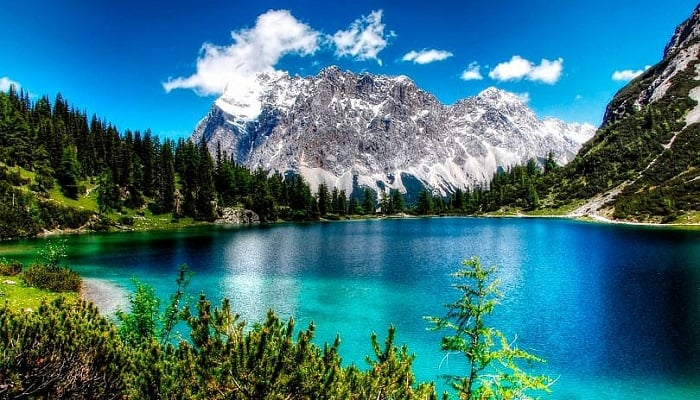
#> input picture data/image.jpg, 700 x 400 px, found by its file name
$ jupyter execute 6_4_Algoritmos_Extraccion_de_lineas_canny.ipynb   (shell and % lines are left out)
#> lines starting #> are read from the running program, lines starting #| are printed output that depends on the picture; after the words box and inside, x2 and y2 are one past the last pixel; in counts of white or black regions, pixels touching at a corner belong together
<a href="https://colab.research.google.com/github/rzunick/MNA-Vision-Computacional-Equipo-18/blob/main/6_4_Algoritmos_Extraccion_de_lineas_canny.ipynb" target="_parent"></a>

#**Maestría en Inteligencia Artificial Aplicada**
##**Curso: Visión Computacional para Imágenes y Video**
Tecnológico de Monterrey

Dr. Gilberto Ochoa Ruiz

##**Semana 6: Actividad Extracción de líneas con algoritmo de Canny**

##**Equipo 18**
**Integrantes del equipo:**
* Ronald David Zuniga - A01686240
* David Valles Canedo - A01191310
* Héctor Raúl Vázquez - A00565542
* Andrea Vázquez Tadeo - A01730613
* Miguel Angel Villanueva - A01793890

# 3. Sobel and Canny Edge Detection

## Table of Contents
1. [Libraries](#libraries)
2. [Sobel Edge Detection](#sobel)
3. [Canny Edge Detection](#canny)

## Importing Libraries <a class="anchor" id="libraries" ></a>

[cell 1]
import cv2
import skimage
import numpy as np
from scipy import ndimage
from skimage import exposure
from PIL import Image, ImageOps
import matplotlib.pyplot as plt
import matplotlib.image as mpimg
from scipy.ndimage.filters import convolve
from scipy.ndimage.filters import gaussian_filter as gauss
from scipy.ndimage.filters import median_filter as med

[cell 2]
#Código para importar carpeta de imágenes en Git-Hub

# Modificar las rutas locales incluyendo: /content/MNA-Vision-Computacional-Equipo-18/

## Sobel Edge Detection <a class="anchor" id="sobel" ></a>

As a first step in extracting features, you will apply the Sobel edge detection algorithm. This finds regions of the image with large gradient values in multiple directions. Regions with high omnidirectional gradient are likely to be edges or transitions in the pixel values.

The code in the cell below applies the Sobel algorithm to the median filtered image, using these steps:

1. Convert the color image to grayscale for the gradient calculation since it is two dimensional.
2. Compute the gradient in the x and y (horizontal and vertical) directions.
3. Compute the magnitude of the gradient.
4. Normalize the gradient values.

[cell 3]
def edge_sobel(image):
    from scipy import ndimage
    import skimage.color as sc
    import numpy as np
    image = sc.rgb2gray(image) # Convert color image to gray scale
    dx = ndimage.sobel(image, 1)  # horizontal derivative
    dy = ndimage.sobel(image, 0)  # vertical derivative
    mag = np.hypot(dx, dy)  # magnitude
    mag *= 255.0 / np.amax(mag)  # normalize (Q&D)
    mag = mag.astype(np.uint8)
    return mag

[cell 4]
original_image = np.load('/content/MNA-Vision-Computacional-Equipo-18/data/img.npy')
#> (reads data/img.npy from the repository)

img = skimage.util.random_noise(original_image)
plt.imshow(img)

[cell 5]
img_med = med(img, size=2)
img_edge = edge_sobel(img_med)
plt.imshow(img_edge, cmap="gray")

Now let's try with the more blurred gaussian filtered image.

[cell 6]
img_gauss = gauss(img, sigma=1)
plt.imshow(img_gauss)
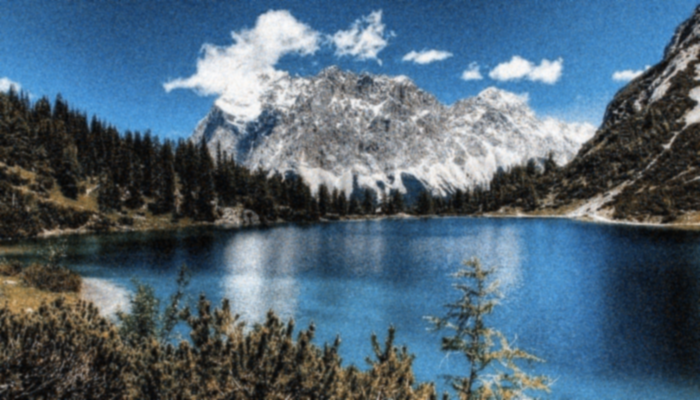
#> shown: shape (400, 700, 3) float64; mean R, G, B 0.315, 0.397, 0.461

[cell 7]
img_edge = edge_sobel(img_gauss)
plt.imshow(img_edge, cmap="gray")
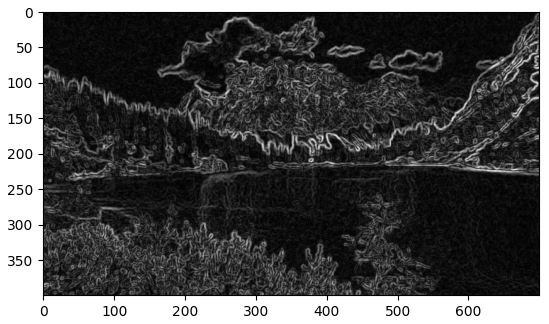
#> figure drawn by matplotlib, 1 panel

## Canny Edge Detection <a class="anchor" id="canny" ></a>

Steps:
1. Noise Reduction
2. Gradient Calculation
3. Non-maximum Supression
4. Double Threshold
5. Edge Tracking by Hysteresis

**Pre-requisite:** Convert the image to grayscale before algorithm.

[cell 8]
img = cv2.imread('/content/MNA-Vision-Computacional-Equipo-18/data/image.jpg')
#> img is the input picture: shape (400, 700, 3); mean B, G, R 124.3, 112.9, 56.6

img_color = cv2.cvtColor(img, cv2.COLOR_BGR2RGB)
img_gray = cv2.cvtColor(img, cv2.COLOR_BGR2GRAY)
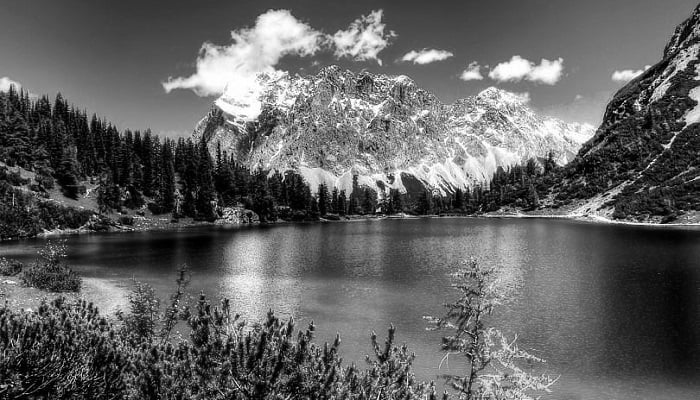
#> img_gray: shape (400, 700); min 0, max 255, mean 97.4

plt.figure(figsize=(15, 8))
plt.subplot(1, 2, 1)
plt.imshow(img_color)
plt.subplot(1, 2, 2)
plt.imshow(img_gray, cmap="gray")

### 1. Noise Reduction
Edge detection are highly sensitive to image noise due to the derivatives behind the algorithm.

We can apply a Gaussian Kernel, the size of the kernel depends on the expected blurring effect. The smaller the less blurring effect.

Equation for Gaussian Kernel of size $(2k+1) \times (2k+1)$

$$
H_{i, j} = \frac{1}{2\pi\sigma^2}exp(-\frac{(i-(k+1))^2 + (j-(k+1))^2}{2\sigma^2}); 1\leq i, j \leq (2k+1)
$$

[cell 9]
def gaussian_kernel(size, sigma=1):
    size = int(size) // 2
    x, y = np.mgrid[-size:size+1, -size:size+1]
    normal = 1 / (2.0 * np.pi * sigma**2)
    g =  np.exp(-((x**2 + y**2) / (2.0*sigma**2))) * normal
    return g

### 1.1 Sigma Parameter $\sigma$

[cell 10]
# Change this parameter
sigma = 10 # 1, 3, 5, 10, 20, ...

### 1.2 Kernel Size Parameter

[cell 11]
kernel_size = 3

[cell 12]
img_gaussian = convolve(img_gray, gaussian_kernel(kernel_size, sigma))
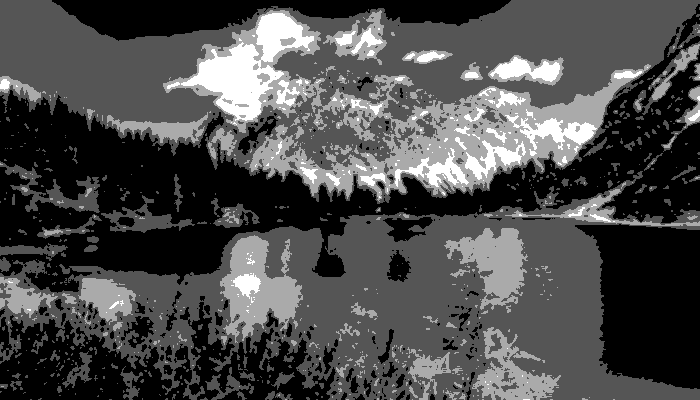
#> img_gaussian: shape (400, 700); min 0, max 3, mean 0.888; drawn with min black and max white

plt.figure(figsize=(15, 8))
plt.subplot(1, 2, 1)
plt.imshow(img_gray, cmap="gray")
plt.subplot(1, 2, 2)
plt.imshow(img_gaussian, cmap="gray")

### 2. Gradient Calculation

Edges correspond to a change of pixels intensity.

To detect it, the easiest way is to apply filters that highlight this intensity change in both directions:
- horizontal $(x)$
- and vertical $(y)$

It can be implemented by convoling $I$ with *Sobel kernels* $Kx$ and $Ky$

$$
K_x = \begin{bmatrix}
-1 & 0 & 1\\
-2 & 0 & 2\\
-1 & 0 & 1
\end{bmatrix}, K_y = \begin{bmatrix}
1 & 2& 1\\
0 & 0 & 0\\
-1 & -2 & -1
\end{bmatrix}
$$

Then, the magnitude $G$ and the slope $\theta$ of the gradient are calculated as follow:

$$
|G| = \sqrt{I_x^2 + I_y^2},
\theta(x, y) = arctan(\frac{I_y}{I_x})
$$

[cell 13]
def sobel_filters(img):
    Kx = np.array([[-1, 0, 1], [-2, 0, 2], [-1, 0, 1]], np.float32)
    Ky = np.array([[1, 2, 1], [0, 0, 0], [-1, -2, -1]], np.float32)

    Ix = ndimage.filters.convolve(img, Kx)
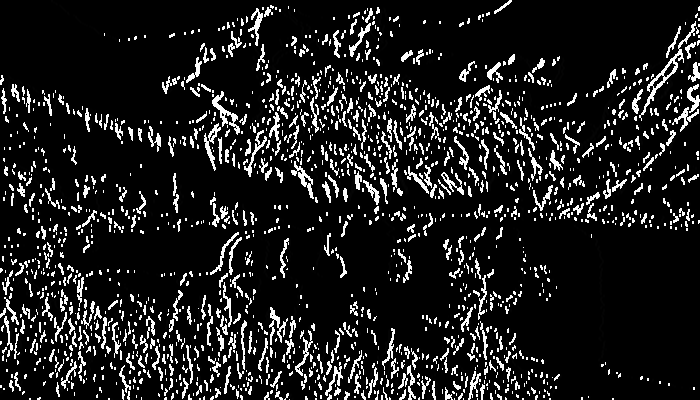
#> Ix: shape (400, 700); min 0, max 255, mean 30.9
    Iy = ndimage.filters.convolve(img, Ky)
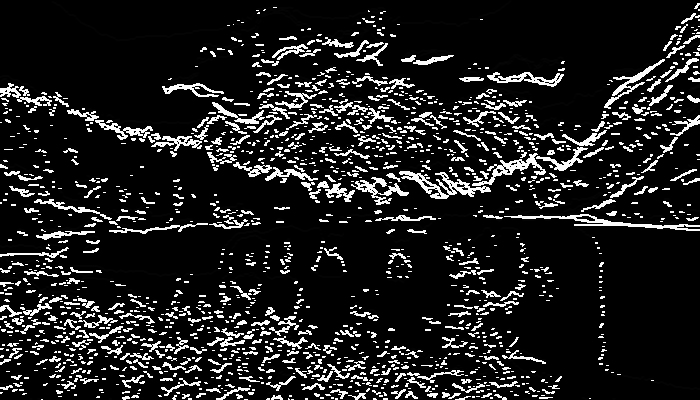
#> Iy: shape (400, 700); min 0, max 255, mean 32.1

    G = np.hypot(Ix, Iy)
    G = G / G.max() * 255
    theta = np.arctan2(Iy, Ix)
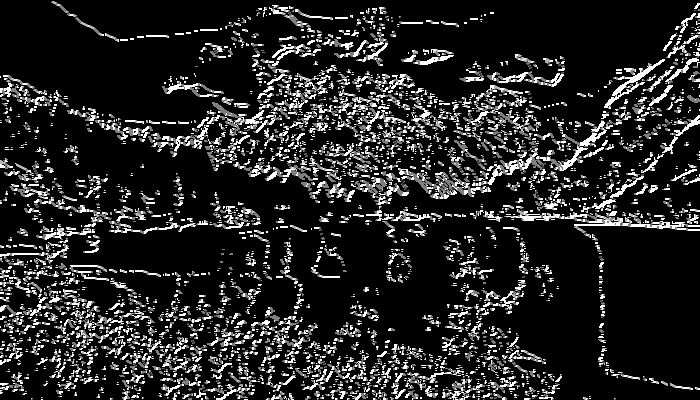
#> theta: shape (400, 700) float16; min 0, max 1.57, mean 0.231; drawn with min black and max white

    return (G, theta)

[cell 14]
G, theta = sobel_filters(img_gaussian)

plt.figure(figsize=(15, 8))
plt.subplot(1, 2, 1)
plt.imshow(img_gray, cmap="gray")
plt.subplot(1, 2, 2)
plt.imshow(G, cmap="gray")

### 3. Non-Maximum supression

1. Create a matrix initialized to 0 of the same size of the original gradient intensity matrix
2. Identify the edge direction based on the angle value from the angle matrix
3. Check if the pixel in the same direction has a higher intensity than the pixel that is currently processed
4. Return the image processed with the non-max suppression algorithm.

[cell 15]
def non_max_suppression(img, D):
    M, N = img.shape
#> M = 400; N = 700
    Z = np.zeros((M,N), dtype=np.int32)
    angle = D * 180. / np.pi
    angle[angle < 0] += 180


    for i in range(1,M-1):
        for j in range(1,N-1):
            try:
                q = 255
                r = 255

               #angle 0
                if (0 <= angle[i,j] < 22.5) or (157.5 <= angle[i,j] <= 180):
                    q = img[i, j+1]
                    r = img[i, j-1]
                #angle 45
                elif (22.5 <= angle[i,j] < 67.5):
                    q = img[i+1, j-1]
                    r = img[i-1, j+1]
                #angle 90
                elif (67.5 <= angle[i,j] < 112.5):
                    q = img[i+1, j]
                    r = img[i-1, j]
                #angle 135
                elif (112.5 <= angle[i,j] < 157.5):
                    q = img[i-1, j-1]
                    r = img[i+1, j+1]

                if (img[i,j] >= q) and (img[i,j] >= r):
                    Z[i,j] = img[i,j]
                else:
                    Z[i,j] = 0

            except IndexError as e:
                pass
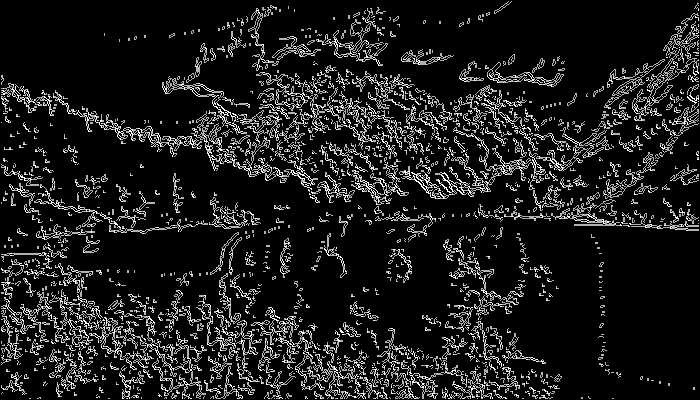
#> Z: shape (400, 700) int32; min 0, max 255, mean 27.9

    return Z

[cell 16]
img_nonmax = non_max_suppression(G, theta)

plt.figure(figsize=(15, 8))
plt.subplot(1, 2, 1)
plt.imshow(img_gray, cmap="gray")
plt.subplot(1, 2, 2)
plt.imshow(img_nonmax, cmap="gray")

### 4. Double threshold

- Strong pixels are pixels that have an intensity so high that we are sure they contribute to the final edge.
- Weak pixels are pixels that have an intensity value that is not enough to be considered as strong ones, but yet not small enough to be considered as non-relevant for the edge detection.
- Other pixels are considered as non-relevant for the edge.

[cell 17]
def threshold(img, lowThresholdRatio=0.05, highThresholdRatio=0.09):

#> called with lowThresholdRatio = 0.05, highThresholdRatio = 0.09
    highThreshold = img.max() * highThresholdRatio;
#> highThreshold = 22.95
    lowThreshold = highThreshold * lowThresholdRatio;
#> lowThreshold = 1.15

    M, N = img.shape
#> M = 400; N = 700
    res = np.zeros((M,N), dtype=np.int32)

    weak = np.int32(25)
    strong = np.int32(255)

    strong_i, strong_j = np.where(img >= highThreshold)
    zeros_i, zeros_j = np.where(img < lowThreshold)

    weak_i, weak_j = np.where((img <= highThreshold) & (img >= lowThreshold))
#> weak_i = 9421 values from 1 to 398; weak_j = 9421 values, max 698 at index 167, min 1 at index 3726, mean 331.1

    res[strong_i, strong_j] = strong
    res[weak_i, weak_j] = weak

    return (res)

[cell 18]
img_threshold = threshold(img_nonmax)
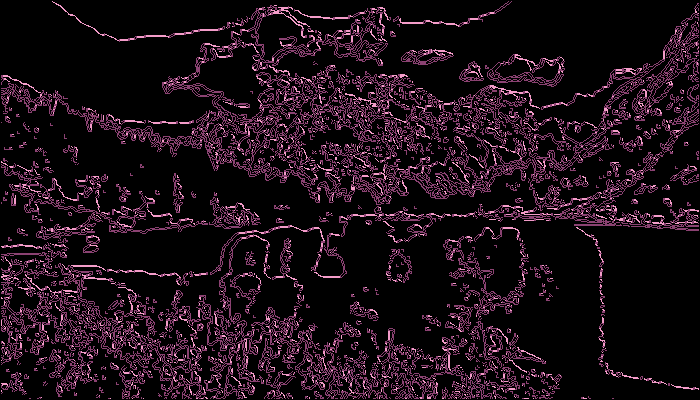
#> img_threshold: shape (400, 700) int32; 3 distinct labels, from 0 to 255; one colour per label, 0 black

plt.figure(figsize=(15, 8))
plt.subplot(1, 2, 1)
plt.imshow(img_gray, cmap="gray")
plt.subplot(1, 2, 2)
plt.imshow(img_threshold, cmap="gray")

### 5. Edge Tracking by Hysteresis

The hysteresis consists of transforming weak pixels into strong ones, if and only if at least one of the pixels around the one being processed is a strong one

[cell 19]
def hysteresis(img, weak = 75, strong=255):
#> called with weak = 75, strong = 255
    M, N = img.shape
#> M = 400; N = 700
    for i in range(1, M-1):
        for j in range(1, N-1):
            if (img[i,j] == weak):
                try:
                    if ((img[i+1, j-1] == strong) or (img[i+1, j] == strong) or (img[i+1, j+1] == strong)
                        or (img[i, j-1] == strong) or (img[i, j+1] == strong)
                        or (img[i-1, j-1] == strong) or (img[i-1, j] == strong) or (img[i-1, j+1] == strong)):
                        img[i, j] = strong
                    else:
                        img[i, j] = 0
                except IndexError as e:
                    pass
    return img

[cell 20]
img_final = hysteresis(img_threshold)

plt.figure(figsize=(15, 8))
plt.subplot(1, 2, 1)
plt.imshow(img_gray, cmap="gray")
plt.subplot(1, 2, 2)
plt.imshow(img_final, cmap="gray")

[cell 21]
# TODO: Challenge

#**Ejercicio A**
a) modifica el valor de sigma y observa los cambios en las lineas detectas c) Experimenta con imágenes con diferentes cantidad de lineas y textura para observar el comportamiento del algoritmo

Como se pide en este ejercicio, se modificó el valor de sigma para observar el comportamiento del algoritmo y los resultados que este arrojaba para diferentes valores.

Loa hallazgos que tuvimos fueron que mientras más pequeño el valor que le dábamos a la variable sigma era más el grado de bordes detectados, por tanto a mayor valor eran mucho menos los bordes detectados.

Siendo el valor de 19.09 el valor máximo que descubrimos para que el algoritmo descubriera al menos algún borde visible.

[cell 22]
sigma = 19.09

[cell 23]
kernel_size = 3

[cell 24]
img_gaussian = convolve(img_gray, gaussian_kernel(kernel_size, sigma))
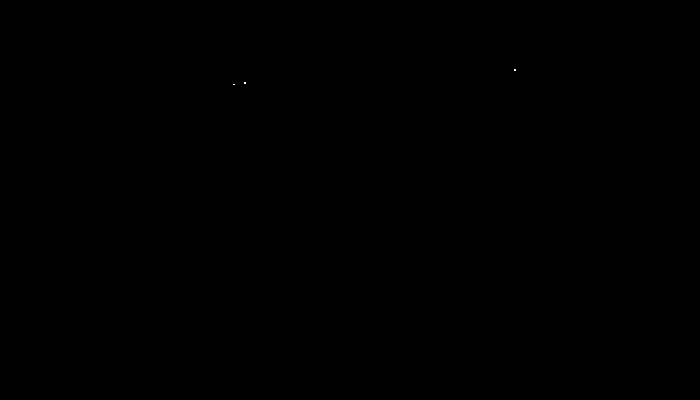
#> img_gaussian: shape (400, 700); values 0 (black) and 1 (white), 0% white in thin lines or dots, all inside (x1, y1, x2, y2) = (233, 69, 516, 85)

plt.figure(figsize=(15, 8))
plt.subplot(1, 2, 1)
plt.imshow(img_gray, cmap="gray")
plt.subplot(1, 2, 2)
plt.imshow(img_gaussian, cmap="gray")
